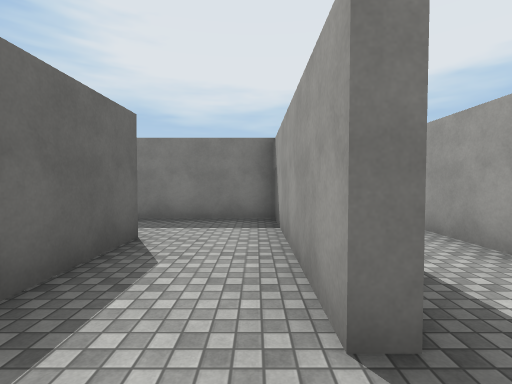
View 1 (above)

24 first-person views from a walk through a 3-D level made in the Unity game engine. The camera is 1.5 m above the floor, tilts 2° down and sees 85° across. The floor is counted in squares, 2 m on a side. Each view is taken from the middle of a square. On the plan, view 1 faces up. The plan holds only what a view shows up to about 10 squares ahead; the rest is blank. The place goes on beyond the plan. Surface patterns are stand-ins for the level's own textures.

View 2
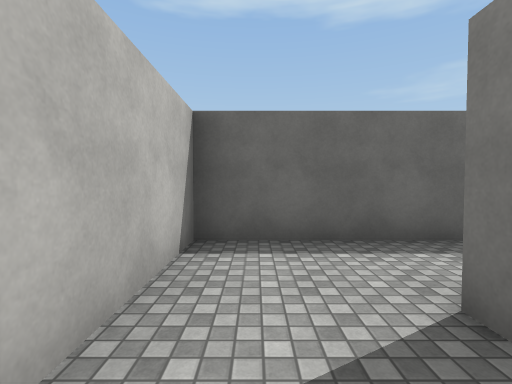

View 3
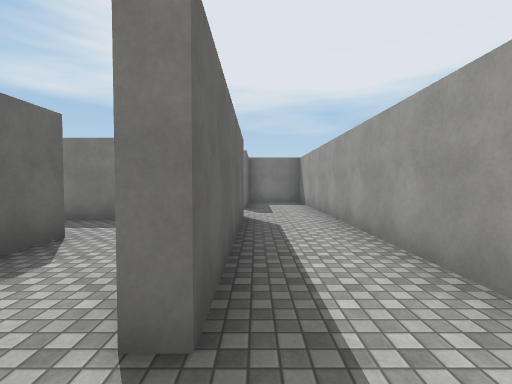

View 4
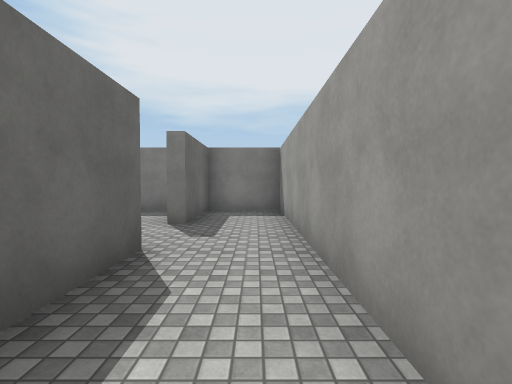

View 5
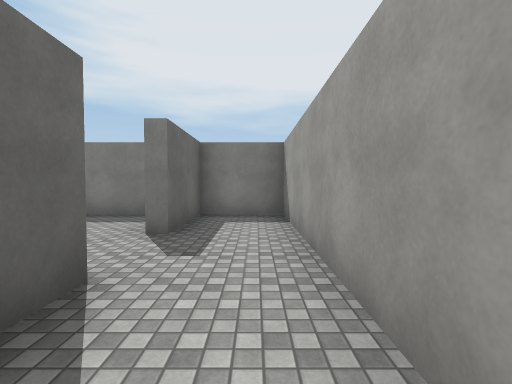

View 6
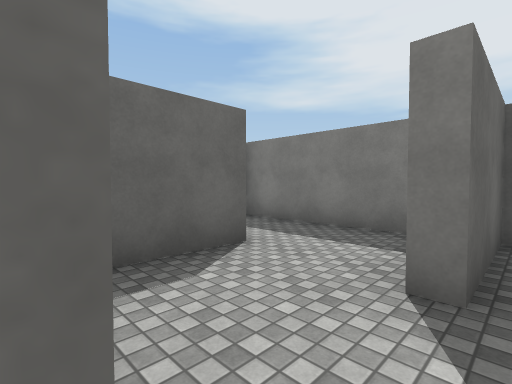

View 7
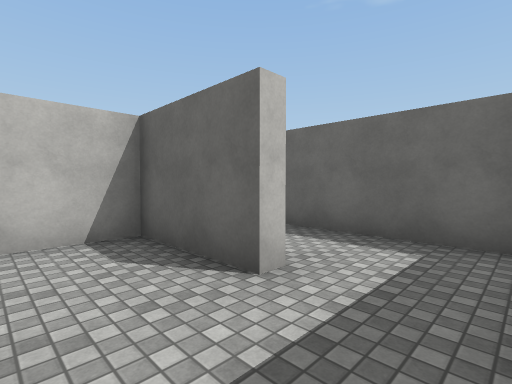

View 8
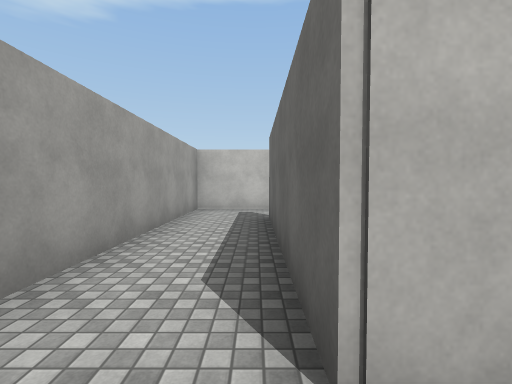

View 9
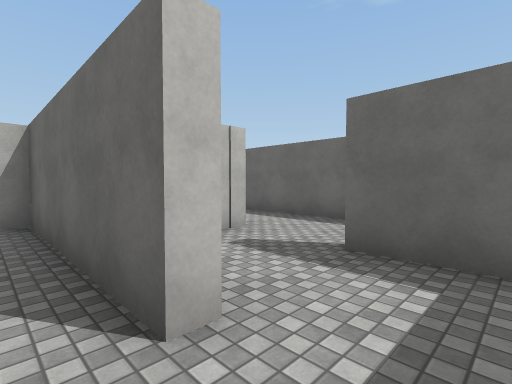

View 10
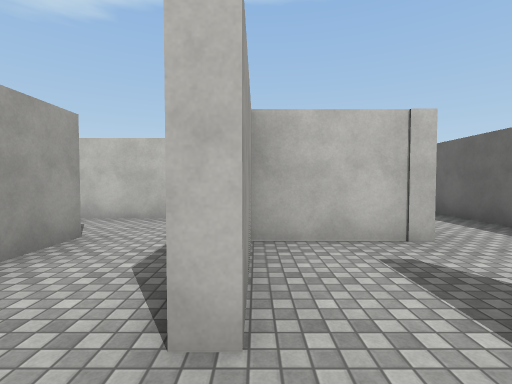

View 11
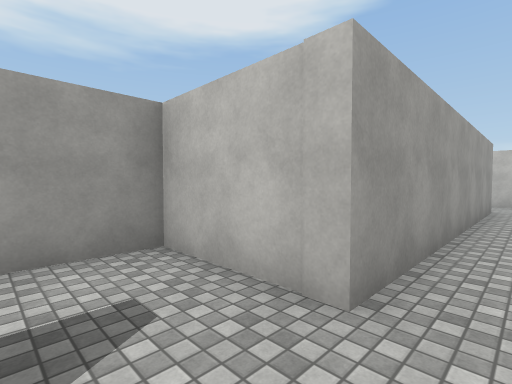

View 12
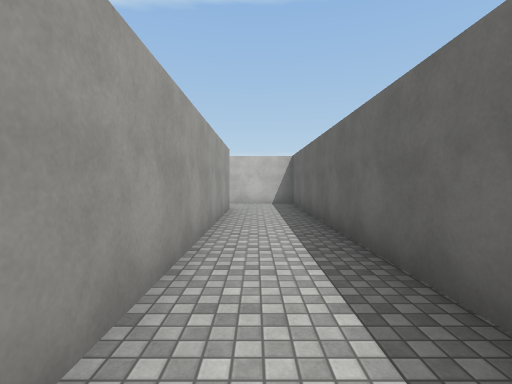

View 13
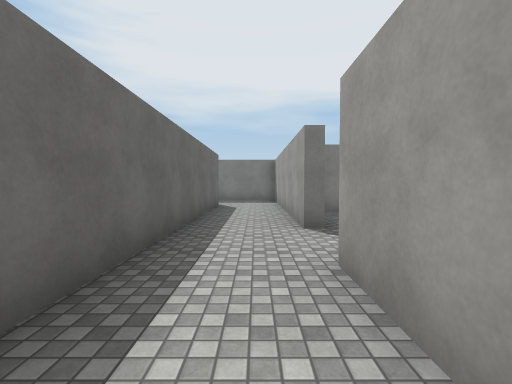

View 14
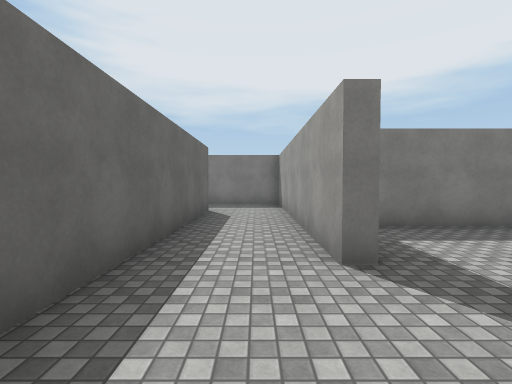

View 15
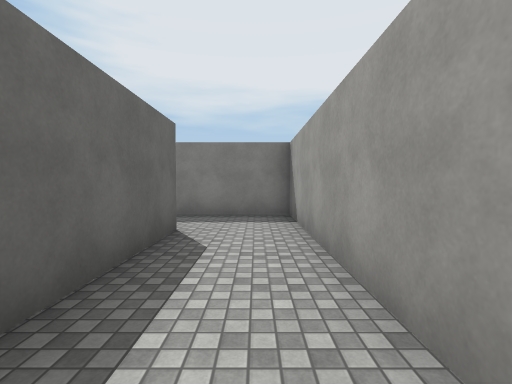

View 16
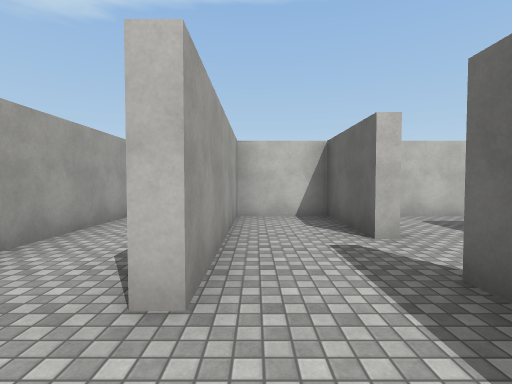

View 17
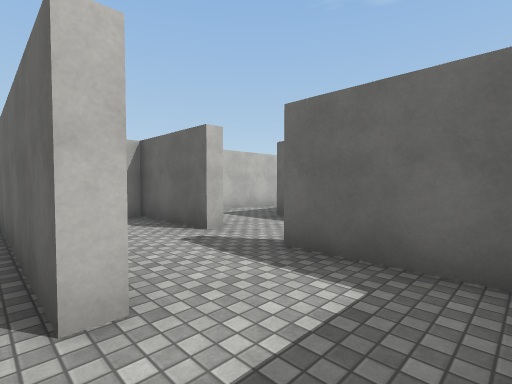

View 18
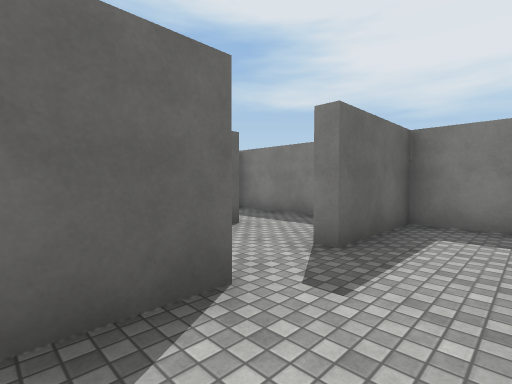

View 19
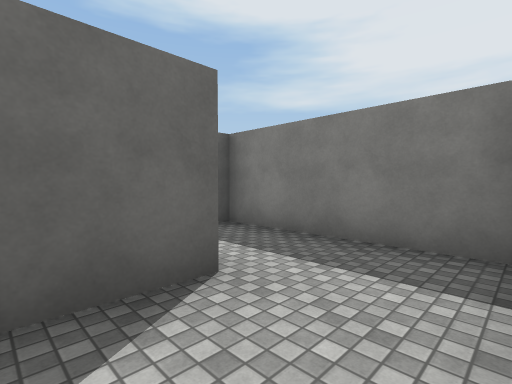

View 20
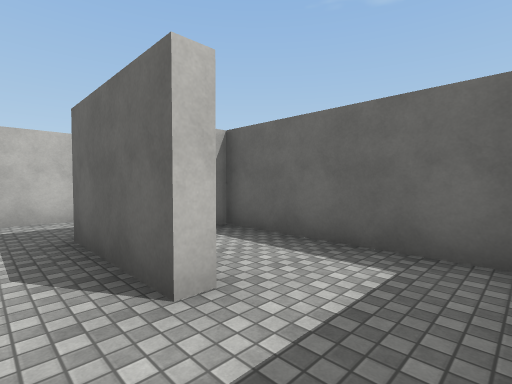

View 21
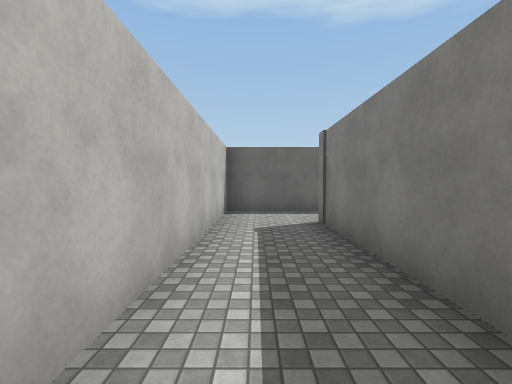

View 22
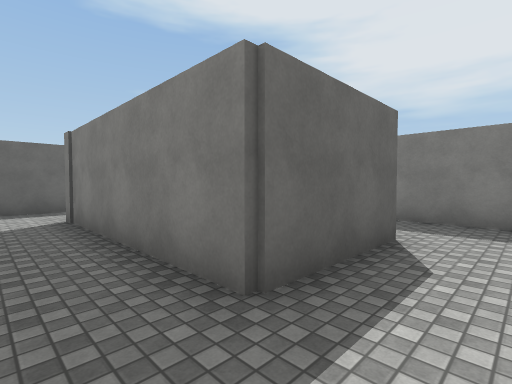

View 23
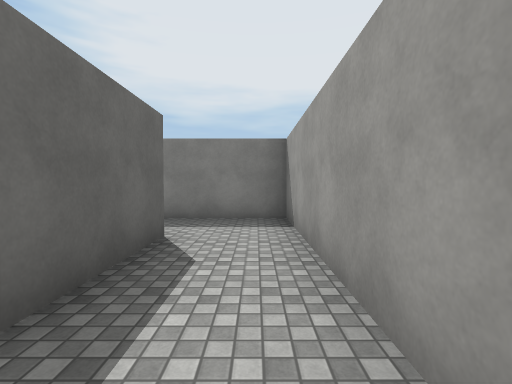

View 24
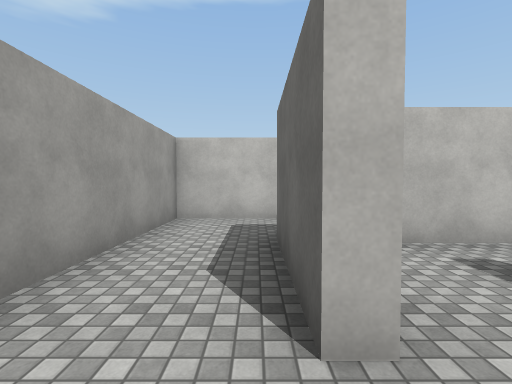

### Floor plan
Ten units are one square. View 1 is at (0, 0); x grows to the right and y downward. Boxes are objects, and circles mark ways between rooms. Rooms are numbered by the first view taken in them; rooms with no view inside come last. Other rooms are left out.
<svg viewBox="-136 -109 167 192">
<path fill="none" stroke="#000" d="M4 -11 4 -36M-16 -38 -16 8 16 8M-16 -84 -16 -61 7 -61 7 -11M-3 -104 -16 -104M16 8 26 8 26 -104 7 -104 7 -80M4 -36 4 -58 -15 -58M-39 -50 -39 -35M-15 -58 -34 -58M-42 -15 -19 -15 -19 -38 -16 -38M-42 -35 -42 -104 -64 -104M-63 -85 -63 78 -46 78M-42 58 -42 -15M-64 -104 -86 -104 -86 -80M-90 -63 -86 -63 -86 -38 -66 -38 -66 -85M-86 -80 -90 -80M-91 -104 -106 -104M7 31 7 58 -42 58M-46 78 26 78 26 11 0 11M-23 54 -8 54M-20 -84 -16 -84M-39 -99 -39 -68M-16 -104 -38 -104M-113 -84 -109 -84M-106 -104 -131 -104 -131 -60M-109 -84 -109 -57"/>
<circle cx="10" cy="-5" r="3" fill="#2a7"/>
<circle cx="-5" cy="-25" r="3" fill="#2a7"/>
<circle cx="-20" cy="-95" r="3" fill="#2a7"/>
<circle cx="-20" cy="-45" r="3" fill="#2a7"/>
<circle cx="-40" cy="-25" r="3" fill="#2a7"/>
<circle cx="-60" cy="-95" r="3" fill="#2a7"/>
<circle cx="-40" cy="70" r="3" fill="#2a7"/>
<circle cx="-75" cy="-80" r="3" fill="#2a7"/>
<circle cx="-90" cy="-70" r="3" fill="#2a7"/>
<circle cx="-110" cy="-95" r="3" fill="#2a7"/>
<circle cx="-100" cy="-80" r="3" fill="#2a7"/>
<circle cx="10" cy="25" r="3" fill="#2a7"/>
<text x="0" y="-10">1</text>
<text x="10" y="-70">2</text>
<text x="-10" y="-40">3</text>
<text x="-30" y="-40">4</text>
<text x="-50" y="-20">5</text>
<text x="-80" y="-100">6</text>
<text x="-80" y="-60">7</text>
<text x="-100" y="-100">8</text>
<text x="20" y="50">9</text>
<text x="-10" y="30">10</text>
<text x="-30" y="-90">11</text>
<text x="-120" y="-90">12</text>
<text x="-100" y="-80">13</text>
</svg>
Room 1 opens to room 2. Room 1 opens to room 3. Room 2 opens to room 11. Room 3 opens to room 4. Room 4 opens to room 5. Room 5 opens to room 6. Room 5 opens to room 9. Room 6 opens to room 7. Room 7 opens to room 13. Room 8 opens to room 12. Room 8 opens to room 13. Room 9 opens to room 10.

Where each view was taken, in squares from view 1:
view 1: 0 up, 0 right, facing up
view 2: 0 up, 2 right, facing left
view 3: 0 up, 1 right, facing up
view 4: 3 up, 2 right, facing up
view 5: 4 up, 2 right, facing up
view 6: 6 up, 1 right, facing up-left
view 7: 10 up, 0 right, facing down-left
view 8: 7 up, 1 right, facing down
view 9: 5 up, 1 left, facing down-left
view 10: 5 up, 2 left, facing down
view 11: 3 up, 5 left, facing down-right
view 12: 2 up, 5 left, facing down
view 13: 1 down, 5 left, facing up
view 14: 1 up, 5 left, facing up
view 15: 4 up, 5 left, facing up
view 16: 10 up, 7 left, facing down
view 17: 10 up, 6 left, facing down-left
view 18: 5 up, 7 left, facing up-left
view 19: 7 up, 9 left, facing up-left
view 20: 10 up, 10 left, facing down-left
view 21: 7 down, 1 right, facing left
view 22: 7 down, 2 right, facing up-left
view 23: 7 down, 2 right, facing up
view 24: 2 down, 1 right, facing down
